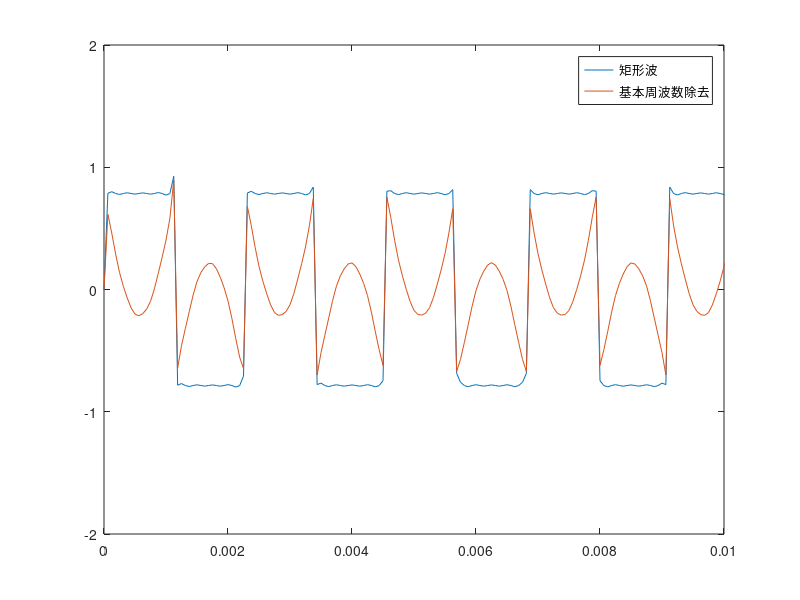
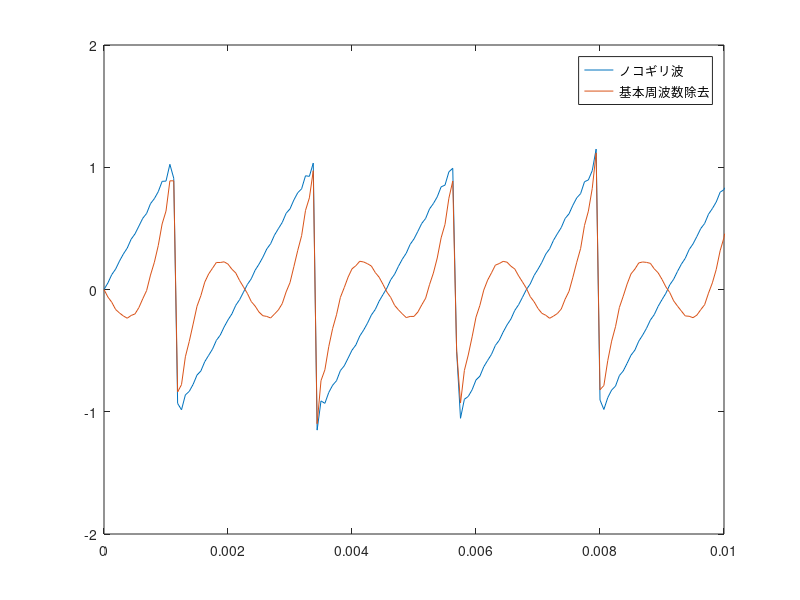

The MATLAB script that drew these images, in order:
clear;

Fs=16000;
f=440;
t=[0:Fs-1]/Fs;
y1=0;
y2=0;
y1_f=0;
y2_f=0;
for k=1:50;
    y1=y1 + 1/(2*k-1)*sin(2*pi*(2*k-1)*f*t);
    y2=y2+2/3*(-1)^(k-1)/k*sin(2*pi*k*f*t);
    if(k~=1);
        y1_f=y1_f+ 1/(2*k-1)*sin(2*pi*(2*k-1)*f*t);
        y2_f=y2_f+2/3*(-1)^(k-1)/k*sin(2*pi*k*f*t);
    end
end

figure;
plot(t,y1,t,y1_f);
axis([0 0.01 -2 2]);
legend('矩形波','基本周波数除去');
figure;
plot(t,y2,t,y2_f);
axis([0 0.01 -2 2]);
legend('ノコギリ波','基本周波数除去');

sound(y1,Fs);
pause(3);
sound(y1_f,Fs);
pause(3);
sound(y2,Fs);
pause(3);
sound(y2_f,Fs);